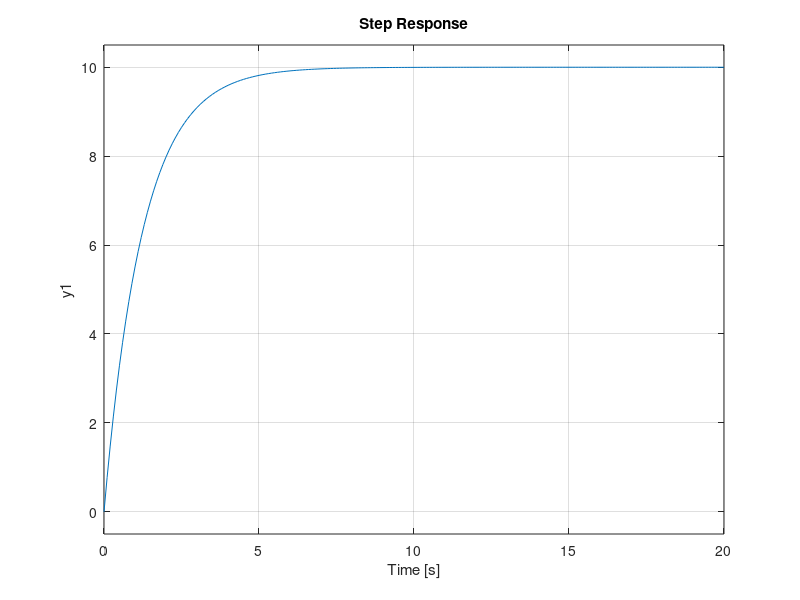

Reproduce this figure in MATLAB.
%정속주행

%요구사항
% 자동차 질량 m = 1000kg
% damping coefficient = 50 Ns/m
% reference speed = 10m/s

% Rise time <5s
% Overshoot < 10%
% steady-state error < 2%

m = 1000;
b = 50; 
r = 10;

t = 0:0.1:20;

s = tf('s');

P_cruise = 1/(m*s + b);
%P 제어
kp = 5000;
C = pid(kp);
Tp = feedback(C*P_cruise, 1);


%Pi 제어
Kp = 600;
Ki = 1;
Cpi = pid(Kp, Ki);
Tpi = feedback(Cpi*P_cruise, 1);

%PID 제어
Kpid = 800;
Kii = 40;
Cpid = pid(Kpid, Kii);

Tpid = feedback(Cpid*P_cruise, 1);

figure(1)
hold on;
axis([0 20 0 10])
step(r*Tp, t)
step(r*Tpi, t)
step(r*Tpid, t)